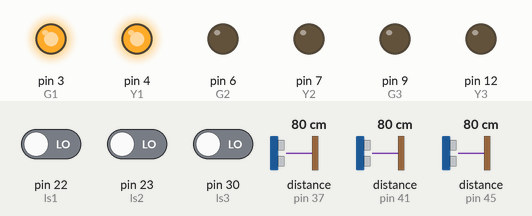
Simulated run of this sketch. Board: Arduino Mega 2560, built with avr-gcc and run on an emulated ATmega2560. On the bench: output pins drawn as LEDs (lit = HIGH). Wiring (inferred from the names in the program): 3 × ultrasonic range finder: trigger pin 36, echo pin 37 / trigger pin 40, echo pin 41 / trigger pin 44, echo pin 45. The inputs (shaded band) are chosen by the test bench; at power-on: pin 22 (ls1) LOW, pin 23 (ls2) LOW, pin 30 (ls3) LOW, distance to the obstacle (sensors on pin 37, pin 41, pin 45) 80 cm. The echo pulse lasts 58.3 µs per cm; pins used as bus, display or sensor lines are not drawn.

Above: at 0.1 s.
At 1.1 s:
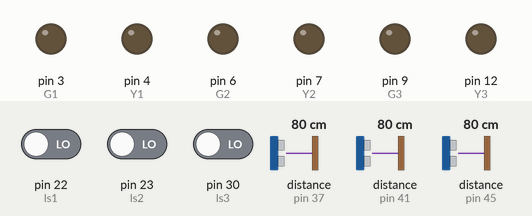
At 2.4 s:
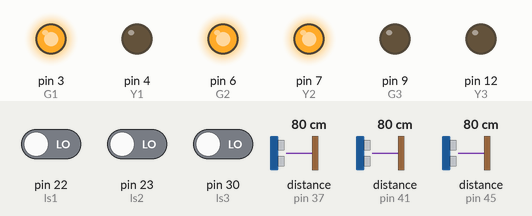
At 3.4 s:
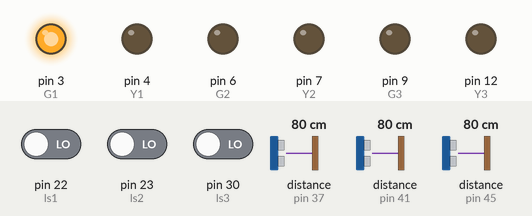
At 5.8 s:
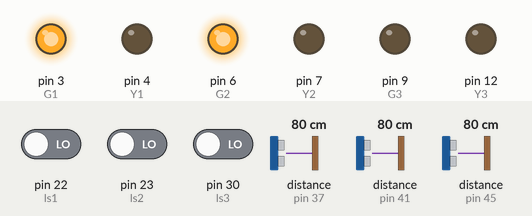
At 7.1 s:
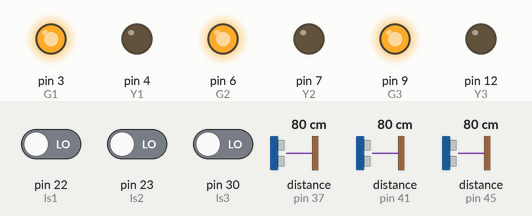
Timing chart, 0 to 8.6 s (numbered marks = the images above):
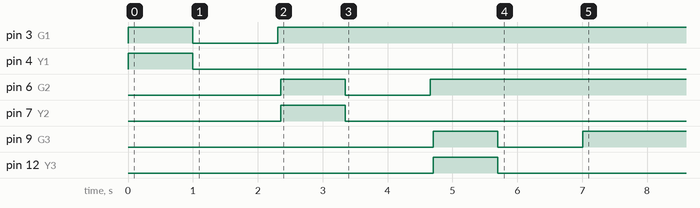

The sketch:

main.ino
```cpp
#include <Servo.h>
#include <ArduinoJson.h>
#include <SoftwareSerial.h>

#define LOCKER "A"
#define OCCTHRESHOLD 30

// Assign ultrasonic pins
unsigned const int trig1 = 36;
unsigned const int echo1 = 37;
unsigned const int trig2 = 40;
unsigned const int echo2 = 41;
unsigned const int trig3 = 44;
unsigned const int echo3 = 45;

// Assign RGB LED pins
unsigned const int G1 = 3;
unsigned const int Y1 = 4;
unsigned const int R1 = 5;
unsigned const int G2 = 6;
unsigned const int Y2 = 7;
unsigned const int R2 = 8;
unsigned const int G3 = 9;
unsigned const int Y3 = 12;
unsigned const int R3 = 13;

// Assign limit switch pins
unsigned const int ls1 = 22;
unsigned const int ls2 = 23;
unsigned const int ls3 = 30;

// Assign software serial pin for XBee
unsigned const int ssRx = 10;
unsigned const int ssTx = 11;

// Group components based on lot
const int lots[][7] = {
  {1, trig1, echo1, ls1, G1, Y1, R1},
  {2, trig2, echo2, ls2, G2, Y2, R2},
  {3, trig3, echo3, ls3, G3, Y3, R3},
};

SoftwareSerial mySerial(ssRx, ssTx); // RX, TX

// Assign serial pins for servo controller
unsigned const int ServoTx = 18;
unsigned const int ServoRx = 19;

void setup() {
  // Set pin mode of LEDs to OUTPUT
  pinMode(G1, OUTPUT);
  pinMode(Y1, OUTPUT);
  pinMode(R1, OUTPUT);
  pinMode(G2, OUTPUT);
  pinMode(Y2, OUTPUT);
  pinMode(R2, OUTPUT);
  pinMode(G3, OUTPUT);
  pinMode(Y3, OUTPUT);
  pinMode(R3, OUTPUT);

  // Set pin mode of trigger pins to OUTPUT
  // Set pin mode of echo pins to INPUT
  pinMode(trig1, OUTPUT);
  pinMode(echo1, INPUT);
  pinMode(trig2, OUTPUT);
  pinMode(echo2, INPUT);
  pinMode(trig3, OUTPUT);
  pinMode(echo3, INPUT);

  // Set pin mode of limit switch pins to INPUT_PULLUP
  pinMode(ls1, INPUT);
  pinMode(ls2, INPUT);
  pinMode(ls3, INPUT);

  // Set pin mode of servo tx pin to OUTPUT
  // Set pin mode of servo rx pin to INPUT
  pinMode(ServoTx, OUTPUT);
  pinMode(ServoRx, INPUT);
  // Start serial
  Serial.begin(9600);

  while (!Serial) {
    // wait for serial port to open
  }

  mySerial.begin(9600);

  while (!mySerial) {
    // wait for serial port to XBee to open
  }

  // Start serial for servo controller (TX1, RX1 = 18, 19)
  Serial1.begin(9600);
  while (!Serial1) {
    // wait for serial port to servo controller to open
  }

  on_off_motor(0,1);
  set_ch_pos_spd(lots[0][0], 8000, 80);
  set_ch_pos_spd(lots[1][0], 8000, 80);
  set_ch_pos_spd(lots[2][0], 8000, 80);
  for (int i = 0; i < 3; i++) {
    boolean closed =  false;
    do {
      unlock_blink(lots[i]);
      closed = check_lock(lots[i]);
      delay(300);
    } while (!closed);
    set_ch_pos_spd(lots[i][0], 4000, 80);
    check_occupied(lots[i]);
  }
}

void loop() {
  // Receive json input from central server
  if (mySerial.available() > 0) {
    StaticJsonDocument<500> doc;
    deserializeJson(doc, mySerial);

    if (doc["Locker"] == LOCKER) {
      unlock_lot(lots[int(doc["Lot"]) - 1]);
    }
  }
}


void check_occupied(const int lot[]) {
  StaticJsonDocument<500> doc;
  boolean occupied;

  // Ultrasonic sensor segment (occupancy)
  digitalWrite(lot[1], LOW);           // Clears the trigPin
  delayMicroseconds(2);
  digitalWrite(lot[1], HIGH);          // Sets the trigPin on HIGH state for 10 micro seconds
  delayMicroseconds(10);
  digitalWrite(lot[1], LOW);

  long duration = pulseIn(lot[2], HIGH);    // Reads the echoPin, returns the sound wave travel time in microseconds
  float occDistance = duration * 0.034 / 2;    // Calculating the distance

  if (occDistance < OCCTHRESHOLD) {
    // Light up Red LED to signify that lot is occupied
    digitalWrite(lot[4], LOW);
    digitalWrite(lot[5], LOW);
    digitalWrite(lot[6], HIGH);
    occupied = true;
  }
  else {
    // Light up Green LED to signify that lot is unoccupied
    digitalWrite(lot[4], HIGH);
    digitalWrite(lot[5], LOW);
    digitalWrite(lot[6], LOW);
    occupied = false;
  }

  // Create Json document, send it via Serial
  doc["Locker"] = LOCKER;
  doc["Lot"] = lot[0];
  doc["Occupied"] = occupied;

  serializeJson(doc, mySerial);
  mySerial.println();
}

void unlock_blink(const int lot[]) {
  digitalWrite(lot[4], HIGH);
  digitalWrite(lot[5], HIGH);
  digitalWrite(lot[6], HIGH);
  delay(1000);
  digitalWrite(lot[4], LOW);
  digitalWrite(lot[5], LOW);
  digitalWrite(lot[6], LOW);
  delay(1000);
}

void unlock_lot(const int lot[]) {
  boolean closed = false;

  // set servo to be open position
  set_ch_pos_spd(lot[0], 8000, 0);

  do {
    unlock_blink(lot);
    closed = check_lock(lot);
  } while (!closed);

  // set servo to be closed position
  set_ch_pos_spd(lot[0], 4000, 0);
  check_occupied(lot);
}

boolean check_lock(const int lot[]) {
  // Check if door is closed
  if (digitalRead(lot[3]) == LOW) {
    return true;
  }
  else {
    return false;
  }
}

void on_off_motor(unsigned char channel, unsigned char on) {
  unsigned char first_byte = 0;
  first_byte = 0b11000000 | channel;
  Serial1.write(first_byte);
  Serial1.write(on);
}

void set_ch_pos_spd(unsigned char channel, unsigned int position, unsigned char velocity)
{
 /*****Position and Speed Command*****
  * position: 0-8000
  * velocity: 0-100, 0 is faster than 100
 - 4 bytes involved
 - 1st byte: Start byte + Servo motor channel
   eg:
     0b 0 1 x x x x x x
      Start|Servo channel
       bit
 - 2 MSBs (01) is mode for position and speed command
 - the last xxxxxx can be assigned with value 1-32, where
   1 ---> select channel 1
   2 ---> select channel 2
   ....
   ....
   32 ---> select channel 32
 - 2nd byte: Position (High byte) higher 6-bit
   eg:
     0b 0 0 x x x x x x
 - the last xxxxxx can be assigned with value 0 - 63
 - 3nd byte: Position (Low byte) lower 6-bit
   eg:
     0b 0 0 x x x x x x
 - the last xxxxxx can be assigned with value 0 - 63
   **2nd byte and 3byte is the position value when combined together into 12 bits position
 - 4th byte: Speed (0-63)
   eg:
     0b 0 0 x x x x x x
 - the last xxxxxx can be assigned with value 0 - 63
 ************************************/
  unsigned char first_byte = 0;
  unsigned char high_byte = 0;
  unsigned char low_byte = 0;

  first_byte = 0b11100000 | channel;  //make up the 1st byte
  high_byte = (position >> 6) & 0b01111111;  //obtain the high byte of 12 bits position value
  low_byte = position & 0b00111111;  //obtain the low byte of 12 bits position value

  Serial1.write(first_byte);  //send the 1st byte
  Serial1.write(high_byte);  //send the 2nd byte
  Serial1.write(low_byte);  //send the 3rd byte
  Serial1.write(velocity);  //send the 4th byte
}
```
